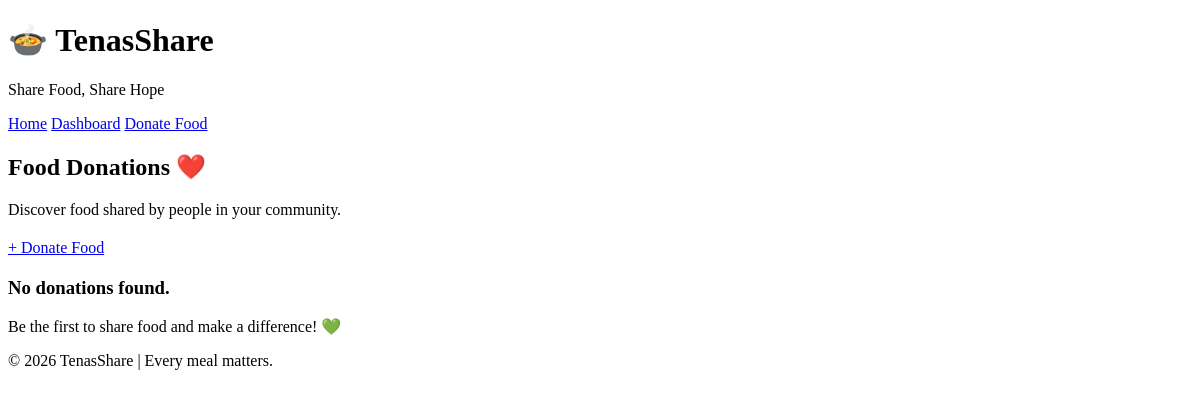
The page /donations (signed in) on the database as committed earlier.
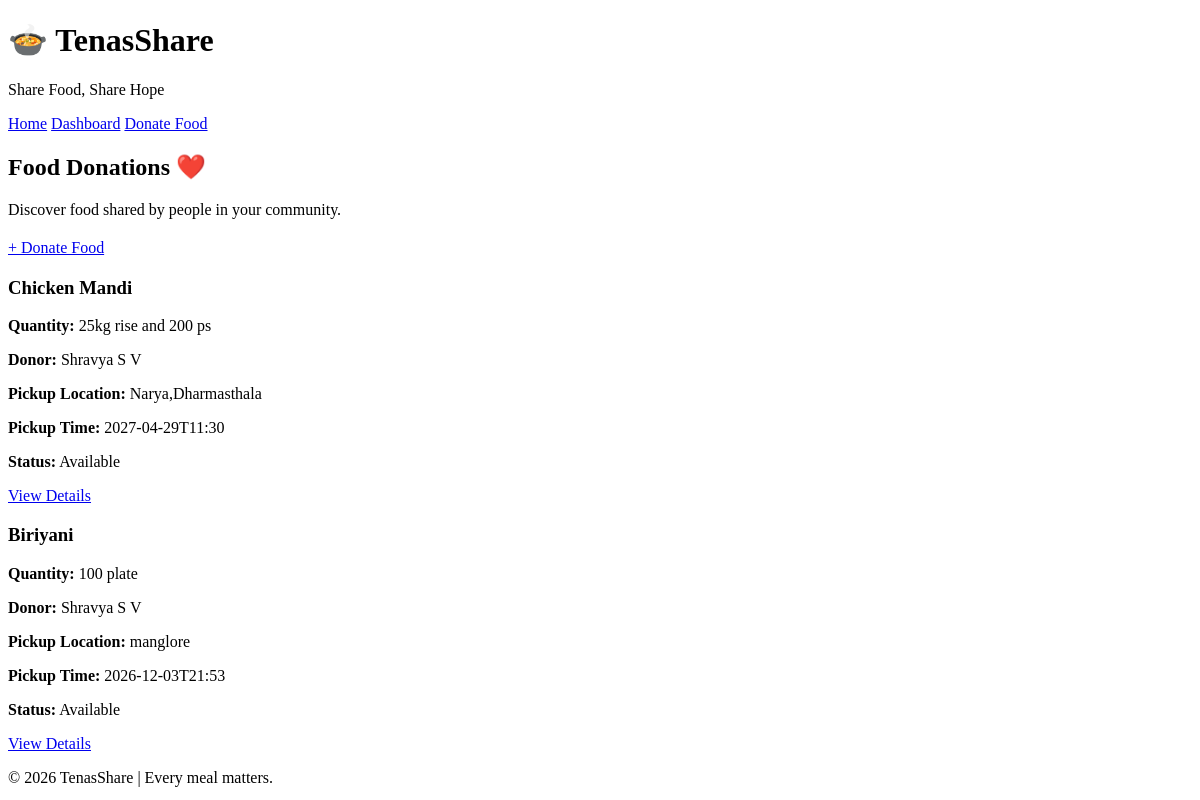
The same page on the database as committed later.
### tables this page shows
CREATE TABLE donations (
            id INTEGER PRIMARY KEY AUTOINCREMENT,
            user_id INTEGER NOT NULL,
            food_name TEXT NOT NULL,
            quantity TEXT NOT NULL,
            pickup_location TEXT NOT NULL,
            pickup_time TEXT NOT NULL,
            description TEXT,
            status TEXT NOT NULL DEFAULT 'Available',
            created_at TIMESTAMP DEFAULT CURRENT_TIMESTAMP,
            FOREIGN KEY (user_id) REFERENCES users(id)
        );

CREATE TABLE users (
            id INTEGER PRIMARY KEY AUTOINCREMENT,
            name TEXT NOT NULL,
            email TEXT NOT NULL UNIQUE,
            password_hash TEXT NOT NULL
        );

### app.py (the view)
@app.route("/donations")
@login_required
def donation():
    db = get_db()
    donations = db.execute(
        """
        SELECT donations.*, users.name AS donor_name
        FROM donations
        JOIN users ON users.id = donations.user_id
        WHERE donations.status = 'Available'
        ORDER BY donations.created_at DESC
        """
    ).fetchall()
    return render_template(
        "donation.html",
        donations=donations
    )

### app.py (called while the page is built)
def get_db():
    if "db" not in g:
        g.db = sqlite3.connect(DATABASE)
        g.db.row_factory = sqlite3.Row
        g.db.execute("PRAGMA foreign_keys = ON")
    return g.db

def login_required(view):
    @wraps(view)
    def wrapped(*args, **kwargs):
        if "user_id" not in session:
            flash("Please log in first.")
            return redirect(url_for("login"))
        return view(*args, **kwargs)
    return wrapped

### templates/donation.html (shortened to what this page needs)
<!DOCTYPE html>
<html lang="en">
<head>
    <link rel="stylesheet" href="{{ url_for('static', filename='style.css') }}">
</head>
<body>
<header>
    <h1>🍲 TenasShare</h1>
    <p>Share Food, Share Hope</p>
    <nav>
        <a href="{{ url_for('index') }}">Home</a>
        <a href="{{ url_for('dashboard') }}">Dashboard</a>
        <a href="{{ url_for('new_donation') }}">Donate Food</a>
    </nav>
</header>
<main class="dashboard">
    <h2>Food Donations ❤️</h2>
    <p>Discover food shared by people in your community.</p>
    <div style="margin: 20px 0;">
        <a href="{{ url_for('new_donation') }}" class="btn">
            + Donate Food
        </a>
    </div>
    {% if donations %}
        {% for donation in donations %}
            <div class="donation-card">
                <h3>{{ donation.food_name }}</h3>
                <p><strong>Quantity:</strong> {{ donation.quantity }}</p>
                <p><strong>Donor:</strong> {{ donation.donor_name }}</p>
                <p><strong>Pickup Location:</strong> {{ donation.pickup_location }}</p>
                <p><strong>Pickup Time:</strong> {{ donation.pickup_time }}</p>
                <p><strong>Status:</strong> {{ donation.status }}</p>
                <a href="{{ url_for('donation_detail', donation_id=donation.id) }}"
                   class="btn">
                    View Details
                </a>
            </div>
        {% endfor %}
    {% else %}
        <div class="card">
            <h3>No donations found.</h3>
            <p>Be the first to share food and make a difference! 💚</p>
        </div>
    {% endif %}
</main>
<footer>
    <p>© 2026 TenasShare | Every meal matters.</p>
</footer>
</body>
</html>

Rows that differ between the two databases and show on the page:
added donations: food_name "Chicken Mandi", quantity "25kg rise and 200 ps", donor_name "Shravya S V", pickup_location "Narya,Dharmasthala", pickup_time "2027-04-29T11:30", status "Available"
added donations: food_name "Biriyani", quantity "100 plate", donor_name "Shravya S V", pickup_location "manglore", pickup_time "2026-12-03T21:53", status "Available"
Other text that changed with them:
text no longer shown: "No donations found. Be the first to share food and make a difference! 💚"
